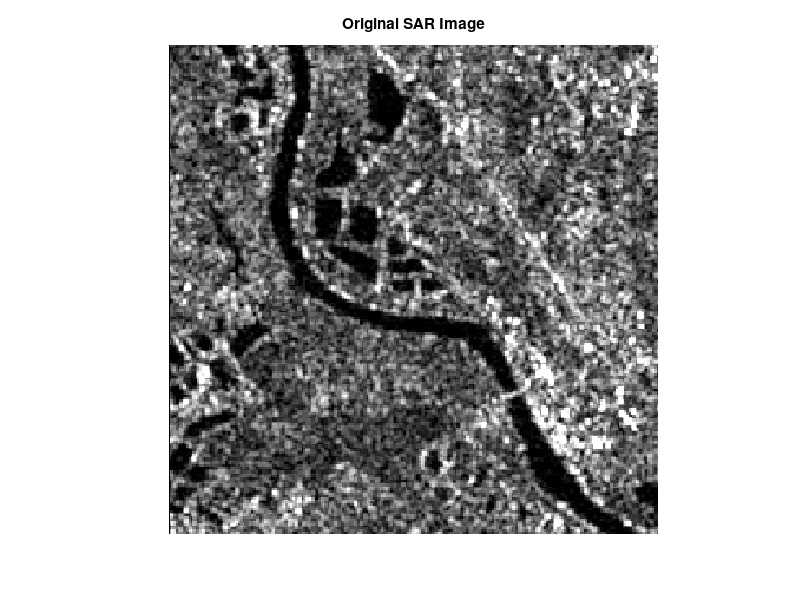

Write MATLAB code to recreate this figure. (Note: this script raises an error after producing the figure.)
%%%%%%%%%%%%%%%%%%
% Create figure of sample histograms of SAR land/water superpixels
% SENTINEL version
%
% March 2020
% O. Pappas
%%%%%%%%%%%%%%%%%%


% CLEAR
clear all;
close all;

load('sentinel_crops.mat');
img = img(:,:,1) + 1;
figure, imshow(img,[]);
title('Original SAR Image');
[h, l] = size(img);

% MISP PARAMETERS
% RegionSize is the starting size of the superpixels.
RegionSize = 20;
% MOD MISP GGD SUPERPIXEL SEGMENTATION
% Default concentration parameter value
maxiter = 25; % CRASH ON 14th ITER, NEEDS FIXING
alfa = 10e4;
% Generate raw MISP superpixel
sMap = mod_misp_GGD(img,RegionSize,alfa,maxiter);
% Cleanup small regions
areaThresh = (RegionSize^2)/20;
connectivity = 8;
[supMap, Am] = cleanupregions(sMap, areaThresh, connectivity);
% VIEW SEGMENTATION MAP
% Find superpixel boundaries
boundMap = drawregionboundaries(supMap);
figure
imshow(imoverlay(img/255,boundMap,'r'));
title('MISP Generalised Gamma Superpixel Map');


% COMPILE SUPERPIXELS IN CELL ARRAY
spixel_total = max(unique(supMap));
spixels = cell(spixel_total,1);
for ii = 1:h
    for jj = 1:l
        curr_sp_label = supMap(ii,jj);
%         spixels{curr_sp_label} = [spixels{curr_sp_label} img(ii,jj)];
        spixels{curr_sp_label} = [spixels{curr_sp_label} (img(ii,jj)+1)]; % ADD 1 VERS, AVOID 0 NAKAGAMI
    end
end

% For this example: 
binnum = 25;
% dim = [0.7, 0.5, 0.35, 0.35];
dim = [0.619642857142857 0.647619047619048 0.273214285714286 0.266666666666669];

land_spixel = supMap(106,53);
figure, histogram(spixels{land_spixel},binnum);
med = median(spixels{land_spixel});
dev = std(spixels{land_spixel});
[~, ~, ggdS] = mod_gGd_param_est(spixels{land_spixel});
entro = inf_entropy(spixels{land_spixel});
% ANNOTATION
str = {'median = 101', 'st.dev = 39.4', 'GGD \sigma = 109.1', 'entropy = 6'};
annotation('textbox',dim,'String',str,'FitBoxToText','on','FontSize',14);
ylabel('Pixel Count','FontSize',14);
xlabel('Pixel Intensities','FontSize',14);


land_spixel2 = supMap(111,82);
figure, histogram(spixels{land_spixel2},binnum);
med = median(spixels{land_spixel2});
dev = std(spixels{land_spixel2});
[~, ~, ggdS] = mod_gGd_param_est(spixels{land_spixel2});
entro = inf_entropy(spixels{land_spixel2});
% ANNOTATION
str = {'median = 101', 'st.dev = 56.7', 'GGD \sigma = 116.7', 'entropy = 6.35'};
annotation('textbox',dim,'String',str,'FitBoxToText','on','FontSize',14);
ylabel('Pixel Count','FontSize',14);
xlabel('Pixel Intensities','FontSize',14);

water_spixel = supMap(108,69);
figure, histogram(spixels{water_spixel},binnum);
med = median(spixels{water_spixel});
dev = std(spixels{water_spixel});
[~, ~, ggdS] = mod_gGd_param_est(spixels{water_spixel});
entro = inf_entropy(spixels{water_spixel});
% ANNOTATION
str = {'median = 2', 'st.dev = 4.5', 'GGD \sigma = 1.7', 'entropy = 1.25'};
annotation('textbox',dim,'String',str,'FitBoxToText','on','FontSize',14);
ylabel('Pixel Count','FontSize',14);
xlabel('Pixel Intensities','FontSize',14);
